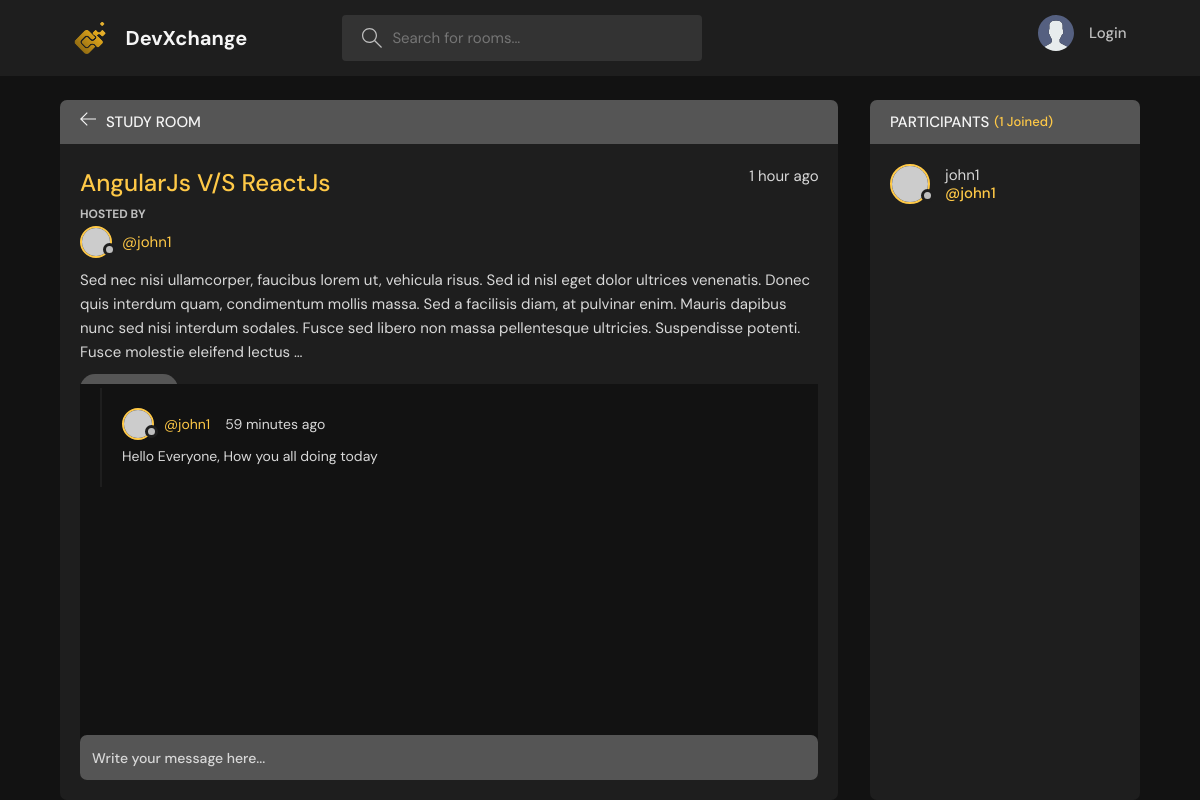
/room/25/, run on the app's committed database.
### base/models.py (models this page shows, shortened)
class Room(models.Model):
    host = models.ForeignKey(User,on_delete=models.CASCADE,null=True)
    topic = models.ForeignKey(Topic,on_delete=models.SET_NULL,null=True)
    name = models.CharField(max_length=256)
    description = models.TextField(null=True , blank= True)
    participants = models.ManyToManyField(User,related_name='participants',blank=True)
    updated = models.DateTimeField(auto_now=True)
    created = models.DateTimeField(auto_now_add=True)
    class Meta:
        ordering = ['-updated','-created']

class Message(models.Model):
    user = models.ForeignKey(User,on_delete=models.CASCADE)
    room = models.ForeignKey(Room,on_delete=models.CASCADE)
    body = models.TextField()
    updated = models.DateTimeField(auto_now=True)
    created = models.DateTimeField(auto_now_add=True)
    class Meta:
        ordering = ['-updated','-created']

### base/views.py (the view, shortened to what this page needs)
# urls.py: path('room/<str:id>/',views.room,name="room"),
def room(request,id):
    room = Room.objects.get(id=id)
    room_messages = room.message_set.all()
    participants = room.participants.all()
    context = {'room':room,'room_messages':room_messages,'participants':participants}
    return render (request, 'base/room.html',context)

### templates/base/room.html (shortened to what this page needs)
{% extends 'main.html' %}
{% block content %}
    <main class="profile-page layout layout--2">
      <div class="container">
        <div class="room">
          <div class="room__top">
            <div class="room__topLeft">
              <a href="{% url 'home' %}">
                <svg version="1.1" xmlns="http://www.w3.org/2000/svg" width="32" height="32" viewBox="0 0 32 32">
                  <title>arrow-left</title>
                  <path
                    d="M13.723 2.286l-13.723 13.714 13.719 13.714 1.616-1.611-10.96-10.96h27.625v-2.286h-27.625l10.965-10.965-1.616-1.607z"
                  ></path>
                </svg>
              </a>
              <h3>Study Room</h3>
            </div>
          </div>
          <div class="room__box scroll">
            <div class="room__header scroll">
              <div class="room__info">
                <h3>{{room.name}}</h3>
                <span>{{room.created|timesince}} ago</span>
              </div>
              <div class="room__hosted">
                <p>Hosted By</p>
                <a href="{% url 'user-profile' room.host.id %}" class="room__author">
                  <div class="avatar avatar--small">
                    <img src="https://randomuser.me/api/portraits/men/37.jpg" />
                  </div>
                  <span>@{{room.host.username}}</span>
                </a>
              </div>
              <div class="room__details">
                {{room.description|truncatewords:50}}
              </div>
              <span class="room__topics">{{room.topic.name}}</span>
            </div>
            <div class="room__conversation">
              <div class="threads scroll">
                {% for message in room_messages %}
                <div class="thread">
                  <div class="thread__top">
                    <div class="thread__author">
                      <a href="{% url 'user-profile' message.user.id %}" class="thread__authorInfo">
                        <div class="avatar avatar--small">
                          <img src="https://randomuser.me/api/portraits/men/37.jpg" />
                        </div>
                        <span>@{{message.user.username}}</span>
                      </a>
                      <span class="thread__date">{{message.created|timesince}} ago</span>
                    </div>
                  </div>
                  <div class="thread__details">
                    {{message.body}}
                  </div>
                </div>
                {% endfor %}
              </div>
            </div>
          </div>
          <div class="room__message">
            <form method="POST" action="">
              <input type="text" name="body" placeholder="Write your message here..." /></form>
          </div>
        </div>
        <div class="participants">
          <h3 class="participants__top">Participants <span>({{participants.count}} Joined)</span></h3>
          <div class="participants__list scroll">
            {% for user in participants %}
            <a href="{% url 'user-profile' user.id %}" class="participant">
              <div class="avatar avatar--medium">
                <img src="https://randomuser.me/api/portraits/men/37.jpg" />
              </div>
              <p>
                {{user.username}}
                <span>@{{user.username}}</span>
              </p>
            </a>
            {% endfor %}
          </div>
        </div>
      </div>
    </main>
{% endblock content %}

### data on the page
Room: name "AngularJs V/S ReactJs", created "1 hour", host.username "john1", description "Sed nec nisi ullamcorper, faucibus lorem ut, vehicula risus. Sed id nisl eget dolor ultrices venenatis. Donec quis interdum quam, condimentum mollis massa. Sed a facilisis diam, at pulvinar enim. Mauris dapibus nunc sed nisi interdum sodales. Fusce sed libero non massa pellentesque ultricies. Suspendisse potenti. Fusce molestie eleifend lectus …"
Message: user.username "john1", created "59 minutes", body "Hello Everyone, How you all doing today"

### other printed values
{{ participants.count }} "1"
{{ user.username }} "john1"
